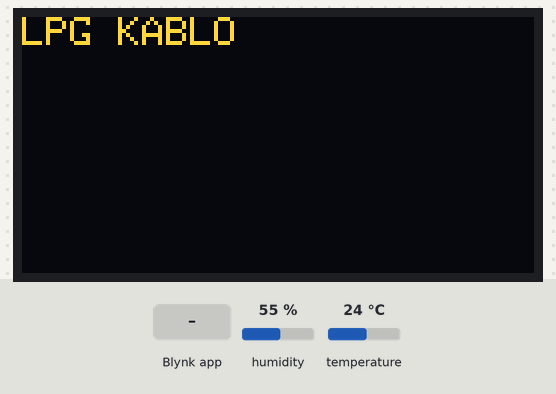
The sketch below on a simulated ESP8266 (Wemos D1 mini). Parts: 128×64 one-colour display. The inputs (shaded band) are chosen by the test bench; at power-on: humidity 55 %, temperature 24 °C. The OLED is the two-colour kind (top 16 rows yellow); WiFi joins after 1.5 s; servers stay silent unless stated; the display library's start-up logo is not drawn.

Above: at 3.9 s.
At 7.0 s:
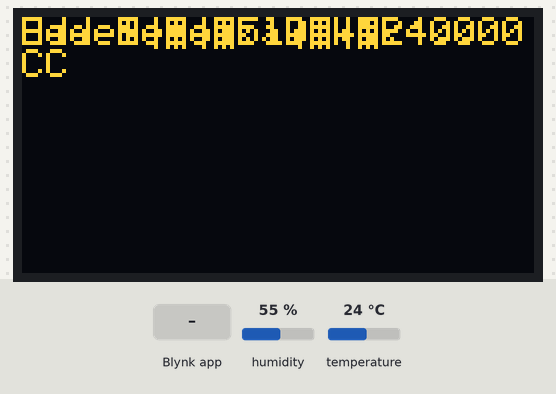
7.1 s: humidity set to 22 %
9.8 s: Blynk app writes 1 to V9
At 11.4 s:
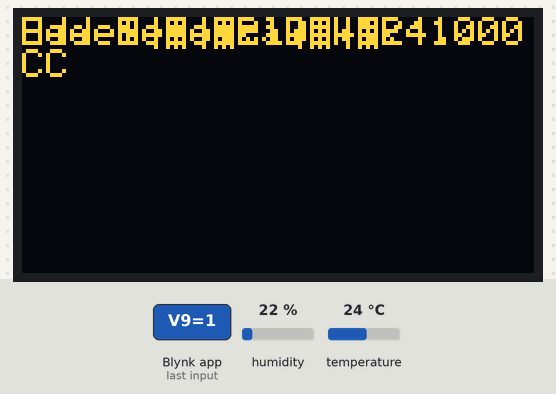
12.5 s: temperature set to 12 °C
At 14.5 s:
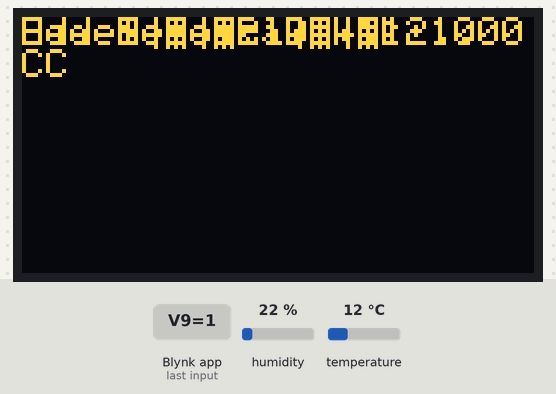
15.7 s: Blynk app writes 0 to V9
At 17.3 s:
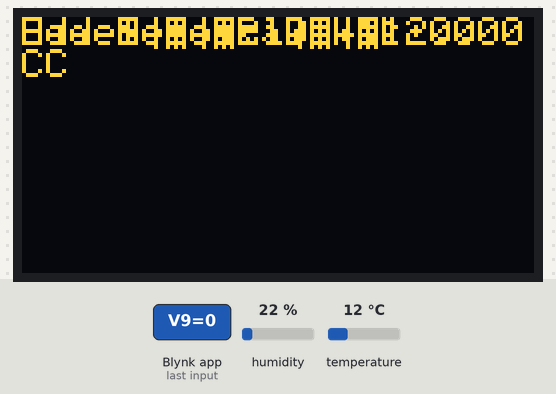
18.4 s: humidity set to 40 %
21.9 s: temperature set to 19 °C
At 23.2 s:
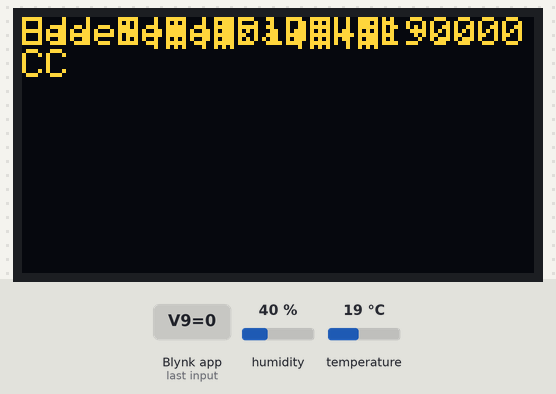
Timing chart, 0 to 24.9 s (numbered marks = the images above; inputs shaded):
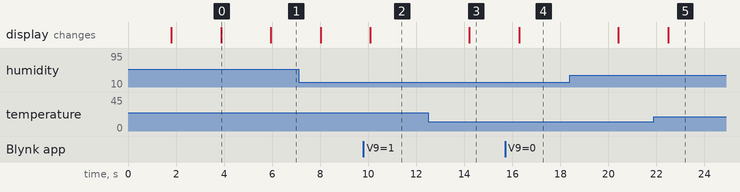

The sketch:

tempmodule_oled.ino
```cpp
#define BLYNK_PRINT Serial
#include <WEMOS_SHT3X.h>
#define BLYNK_PRINT Serial
#include <SPI.h>
#include <ESP8266WiFi.h>
#include <BlynkSimpleEsp8266.h>

//oled için bu kodları ekliyoruz
#include <Wire.h>
#include <Adafruit_GFX.h>
#include <Adafruit_SSD1306.h>

// SCL GPIO5
// SDA GPIO4
#define OLED_RESET 0  // GPIO0
Adafruit_SSD1306 display(OLED_RESET);

#define NUMFLAKES 10
#define XPOS 0
#define YPOS 1
#define DELTAY 2


#define LOGO16_GLCD_HEIGHT 16
#define LOGO16_GLCD_WIDTH  16
//oled kodları burada bitiyor

double temp=0;
double hum=0;
double tempson=0;
double settemp=0;
double offset=0;
double pozoffset=0;
double negoffset=0;


SHT3X sht30(0x45);
WidgetBridge bridge1(V4);
WidgetLED led1(V5);
BlynkTimer timer;

char auth[] = "e4c9dc4021434e959f556c11d5cf0a98";
char ssid[] = "wifi adı buraya yazılacak";
char pass[] = "wifi şifresi buraya yazılacak";

BLYNK_WRITE(V9)
{
settemp = param.asDouble(); // ayarlanan hedef sıcaklığı app den alıyoruz
Blynk.virtualWrite(V8,settemp); // hedef sıcaklığı app e yazdırıyoruz.

}
BLYNK_WRITE(V1)
{
offset = param.asInt(); // sıcaklık düzeltme katsayısını app üzerinden alıyoruz

}
BLYNK_WRITE(V2)
{
pozoffset  = param.asInt(); // pozitif konfor offsetini app den alıyoruz

}
BLYNK_WRITE(V3)
{
negoffset = param.asInt(); // negatif konfor offsetini app den alıyoruz.

}


void myTimerEvent()
{
if(sht30.get()==0)
{
  temp=sht30.cTemp;
  hum=sht30.humidity;
  tempson=temp+(offset*0.1);
  Blynk.virtualWrite(V6, tempson);  // sıcaklık değerini app e yazdırıyoruz.
  Blynk.virtualWrite(V7, hum);  // nem değerini app e yazdırıyoruz


 if(tempson>settemp+(pozoffset*0.1))
 {
  bridge1.digitalWrite(5, LOW);
    led1.off();

 }


 if(tempson<settemp-(negoffset*0.1))
 {
      bridge1.digitalWrite(5, HIGH);
     led1.on();
   }
  }
}


BLYNK_CONNECTED()
{
  bridge1.setAuthToken("08263ed483394e16b4a6f83f5c8114d6");
  Blynk.syncAll();
}

void setup()
{

  Serial.begin(9600);
  Blynk.begin(auth, ssid, pass);
  timer.setInterval(1000L, myTimerEvent);


//burayı oled ekran için ekleyeceğiz
 // by default, we'll generate the high voltage from the 3.3v line internally! (neat!)
  display.begin(SSD1306_SWITCHCAPVCC, 0x3C);  // initialize with the I2C addr 0x3C (for the 64x48)
  // init done

  display.display();
  delay(2000);

  // Clear the buffer.
  display.clearDisplay();

  // text display tests
  display.setTextSize(1);
  display.setTextColor(WHITE);
  display.setCursor(0,0);
  display.println("LPG KABLO");
  display.display();
  delay(2000);
  display.clearDisplay();

 //oled kodları burada bitiyor

  }

void loop()
{

  Blynk.run();
  timer.run();
 display.setTextSize(1);
  display.setTextColor(WHITE);
  display.setCursor(0,0);
  display.print("Oda Sıcaklık:");
  display.print(tempson);
  display.print(" C");
  display.setCursor(0,0);
  display.print("Hedef Sıcaklık:");
  display.print(settemp);
  display.print(" C");
  display.setCursor(0,0);
  display.print("Oda Nem:");
  display.print(hum);
  display.print(" %");
  display.display();
  delay(2000);
  display.clearDisplay();


}
```

Measured:
- after the input at 9.8 s, the display: changes after 0.29 s (image 2)
- after the input at 12.5 s, the display: changes after 1.7 s (image 3)
- after the input at 15.7 s, the display: changes after 0.59 s (image 4)
- after the input at 21.9 s, the display: changes after 0.59 s (image 5)
- what the display in image 0 shows lasts 2.1 s, from 3.9 s to 6.0 s
